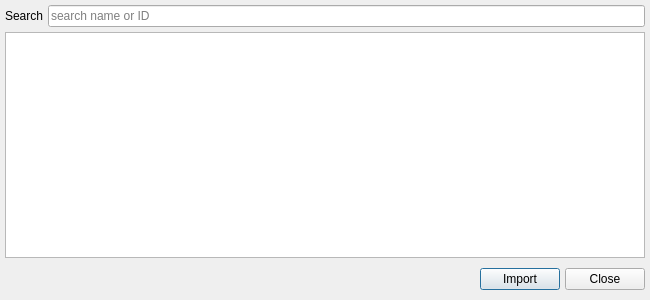
<?xml version="1.0" encoding="UTF-8"?>
<ui version="4.0">
 <class>Dialog</class>
 <widget class="QDialog" name="Dialog">
  <property name="geometry">
   <rect>
    <x>0</x>
    <y>0</y>
    <width>650</width>
    <height>300</height>
   </rect>
  </property>
  <property name="windowTitle">
   <string>Particle Database</string>
  </property>
  <layout class="QGridLayout" name="gridLayout">
   <property name="leftMargin">
    <number>5</number>
   </property>
   <property name="topMargin">
    <number>5</number>
   </property>
   <property name="rightMargin">
    <number>5</number>
   </property>
   <property name="bottomMargin">
    <number>5</number>
   </property>
   <property name="spacing">
    <number>5</number>
   </property>
   <item row="0" column="0">
    <widget class="QLabel" name="label">
     <property name="text">
      <string>Search</string>
     </property>
    </widget>
   </item>
   <item row="0" column="1">
    <widget class="LineEdit" name="lineedit_search">
     <property name="placeholderText">
      <string>search name or ID</string>
     </property>
    </widget>
   </item>
   <item row="1" column="0" colspan="2">
    <widget class="Table" name="tablewidget_particles">
     <property name="editTriggers">
      <set>QAbstractItemView::NoEditTriggers</set>
     </property>
    </widget>
   </item>
   <item row="2" column="0" colspan="2">
    <widget class="QWidget" name="widget" native="true">
     <layout class="QHBoxLayout" name="horizontalLayout">
      <property name="spacing">
       <number>5</number>
      </property>
      <property name="leftMargin">
       <number>0</number>
      </property>
      <property name="topMargin">
       <number>5</number>
      </property>
      <property name="rightMargin">
       <number>0</number>
      </property>
      <property name="bottomMargin">
       <number>5</number>
      </property>
      <item>
       <spacer name="horizontalSpacer">
        <property name="orientation">
         <enum>Qt::Horizontal</enum>
        </property>
        <property name="sizeHint" stdset="0">
         <size>
          <width>217</width>
          <height>20</height>
         </size>
        </property>
       </spacer>
      </item>
      <item>
       <widget class="QPushButton" name="pushbutton_import">
        <property name="text">
         <string>Import</string>
        </property>
       </widget>
      </item>
      <item>
       <widget class="QPushButton" name="pushbutton_close">
        <property name="text">
         <string>Close</string>
        </property>
       </widget>
      </item>
     </layout>
    </widget>
   </item>
  </layout>
 </widget>
 <customwidgets>
  <customwidget>
   <class>LineEdit</class>
   <extends>QLineEdit</extends>
   <header>mfixgui.widgets.base</header>
  </customwidget>
  <customwidget>
   <class>Table</class>
   <extends>QTableWidget</extends>
   <header>mfixgui.widgets.base</header>
  </customwidget>
 </customwidgets>
 <resources/>
 <connections/>
</ui>
